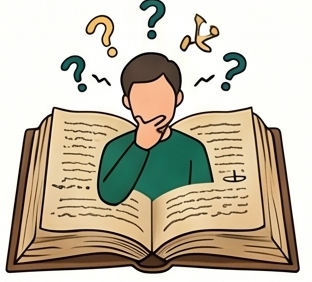
#> input picture films/berguru-silsilah/assets/book.png, 312 x 282 px; its folder holds only this picture in this run
$ python prep.py
#> lines starting #> are read from the running program, lines starting #| are printed output that depends on the picture
# Upscale crops 2.5x (Lanczos + light unsharp) and record each crop's edge colour for its medallion fill.
import json, glob, os
from PIL import Image, ImageFilter
import numpy as np
meta = {}
for f in sorted(glob.glob("assets/*.png")):
    k = os.path.basename(f)[:-4]
    if k == "source" or k.endswith("@2x"): continue
    im = Image.open(f).convert("RGB")
#> im is the input picture: PIL image 312x282 RGB; mean R, G, B 196.1, 187.7, 169.7
    a = np.asarray(im).astype(float)
    edge = np.concatenate([a[:4].reshape(-1, 3), a[-4:].reshape(-1, 3), a[:, :4].reshape(-1, 3), a[:, -4:].reshape(-1, 3)])
    c = np.median(edge, axis=0).astype(int)
#> c = [254, 254, 252]
    big = im.resize((round(im.width * 2.5), round(im.height * 2.5)), Image.LANCZOS).filter(ImageFilter.UnsharpMask(2, 60, 2))
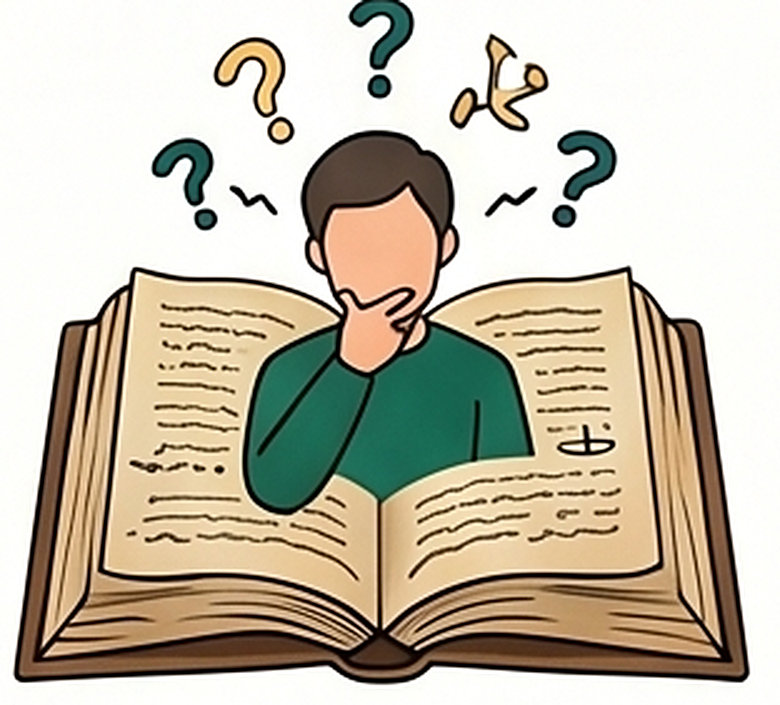
#> big: PIL image 780x705 RGB; mean R, G, B 196, 188.1, 170.5
    big.save(f"assets/{k}@2x.png")
    meta[k] = {"w": big.width, "h": big.height, "edge": "#%02x%02x%02x" % tuple(c)}
json.dump(meta, open("assets/meta.json", "w"), indent=1)
print(json.dumps(meta))
#| {"book": {"w": 780, "h": 705, "edge": "#fefefc"}}

$ run again, on films/berguru-silsilah/assets/darkman.png
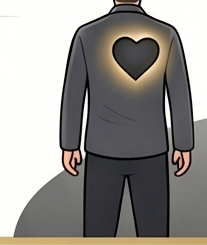
#> input picture films/berguru-silsilah/assets/darkman.png, 207 x 245 px
#> im is the input picture: PIL image 207x245 RGB; mean R, G, B 149.2, 146.6, 142.7
#> c = [254, 254, 250]
#> `big = im.resize((round(im.width * 2.5), round(im.height * 2.5)), Image..`:
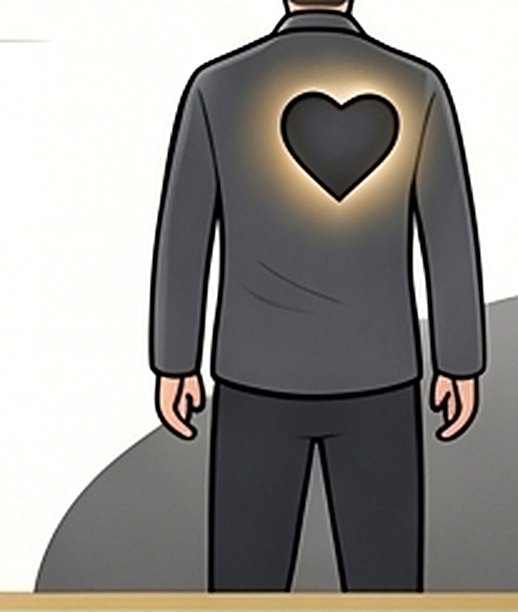
#> big: PIL image 518x612 RGB; mean R, G, B 149.5, 146.9, 143.1
#| {"darkman": {"w": 518, "h": 612, "edge": "#fefefa"}}

$ run again, on films/berguru-silsilah/assets/dreamer.png
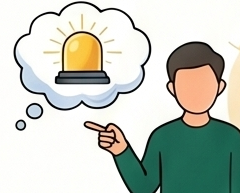
#> input picture films/berguru-silsilah/assets/dreamer.png, 240 x 193 px
#> im is the input picture: PIL image 240x193 RGB; mean R, G, B 196.1, 201.9, 192
#> c = [253, 254, 250]
#> `big = im.resize((round(im.width * 2.5), round(im.height * 2.5)), Image..`:
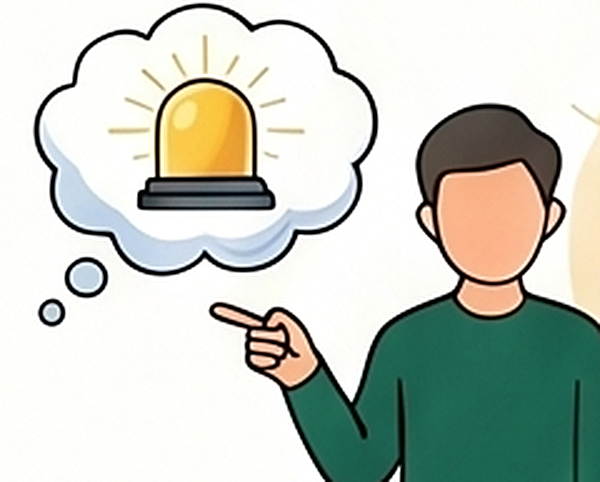
#> big: PIL image 600x482 RGB; mean R, G, B 196.1, 202.1, 192.4
#| {"dreamer": {"w": 600, "h": 482, "edge": "#fdfefa"}}
